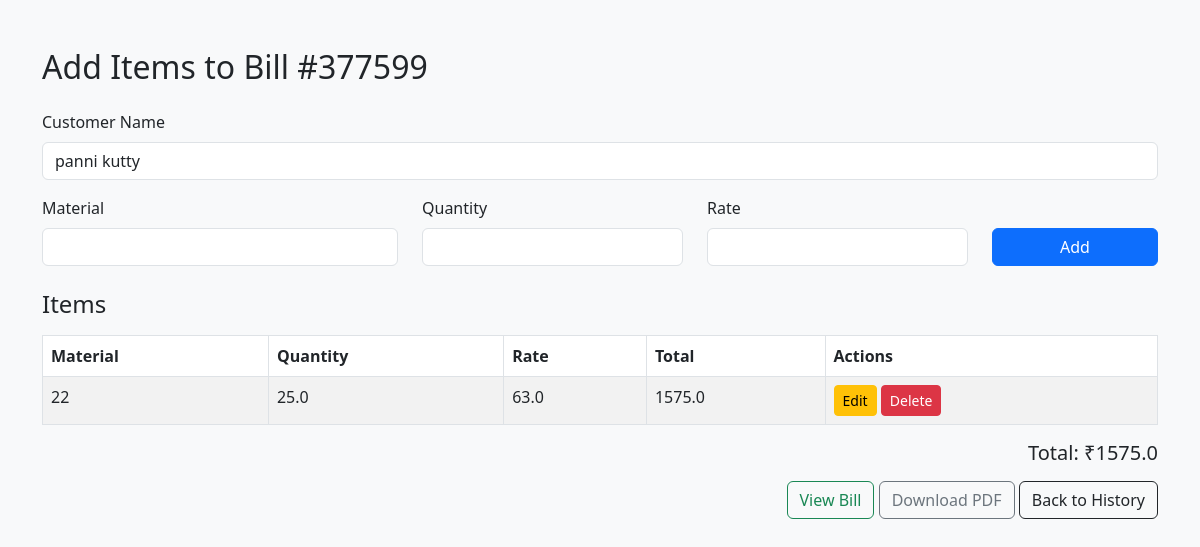
/add/6/, run on the app's committed database.
### myapp/models.py (models this page shows, shortened)
class Bill(models.Model):
    bill_number = models.CharField(max_length=6, unique=True, blank=True)
    customer_name = models.CharField(max_length=100)
    created_at = models.DateTimeField(auto_now_add=True)

class Item(models.Model):
    bill = models.ForeignKey(Bill, on_delete=models.CASCADE, related_name='items')
    material = models.CharField(max_length=255)
    quantity = models.FloatField()
    rate = models.FloatField()
    total = models.FloatField()

### myapp/views.py (the view, shortened to what this page needs)
# urls.py: path('add/<int:bill_id>/', views.add_item, name='add_item'),
def add_item(request, bill_id):
    bill = get_object_or_404(Bill, id=bill_id)
    items = Item.objects.filter(bill=bill)
    overall_total = sum(item.total for item in items)
    return render(request, 'add_item.html', {
        'bill': bill,
        'items': items,
        'overall_total': overall_total,
    })

### myapp/templates/add_item.html (shortened to what this page needs)
<!DOCTYPE html>
<html lang="en">
<head>
    <link rel="stylesheet" href="https://cdn.jsdelivr.net/npm/bootstrap@5.3.0/dist/css/bootstrap.min.css">
</head>
<body class="bg-light">
<div class="container mt-5">
    <h2 class="mb-4">Add Items to Bill #{{ bill.bill_number }}</h2>
    <form method="post" class="mb-4">
        <div class="mb-3">
            <label class="form-label">Customer Name</label>
            {% if bill.customer_name %}
                <input type="text" class="form-control" value="{{ bill.customer_name }}" readonly>
            {% else %}
                <input type="text" name="customer_name" class="form-control" required>
            {% endif %}
        </div>
        <div class="row mb-3">
            <div class="col-md-4">
                <label class="form-label">Material</label>
                <input type="text" name="material" class="form-control" required>
            </div>
            <div class="col-md-3">
                <label class="form-label">Quantity</label>
                <input type="number" step="0.01" name="quantity" class="form-control" required>
            </div>
            <div class="col-md-3">
                <label class="form-label">Rate</label>
                <input type="number" step="0.01" name="rate" class="form-control" required>
            </div>
            <div class="col-md-2 d-flex align-items-end">
                <button type="submit" class="btn btn-primary w-100">Add</button>
            </div>
        </div>
    </form>
    <h4 class="mb-3">Items</h4>
    {% if items %}
        <table class="table table-bordered table-striped">
            <thead>
            <tr>
                <th>Material</th>
                <th>Quantity</th>
                <th>Rate</th>
                <th>Total</th>
                <th>Actions</th>
            </tr>
            </thead>
            <tbody>
            {% for item in items %}
                <tr>
                    <td>{{ item.material }}</td>
                    <td>{{ item.quantity }}</td>
                    <td>{{ item.rate }}</td>
                    <td>{{ item.total }}</td>
                    <td>
                        <a href="{% url 'edit_item' item.id %}" class="btn btn-sm btn-warning">Edit</a>
                        <a href="{% url 'delete_item' item.id %}" class="btn btn-sm btn-danger">Delete</a>
                    </td>
                </tr>
            {% endfor %}
            </tbody>
        </table>
        <div class="text-end">
            <h5>Total: ₹{{ overall_total }}</h5>
        </div>
        <div class="text-end mt-3">
            <a href="{% url 'bill_view' bill.id %}" class="btn btn-outline-success">View Bill</a>
            <a href="{% url 'bill_pdf' bill.id %}" class="btn btn-outline-secondary">Download PDF</a>
            <a href="{% url 'history' %}" class="btn btn-outline-dark">Back to History</a>
        </div>
    {% else %}
        <p class="text-muted">No items added yet.</p>
    {% endif %}
</div>
</body>
</html>

### data on the page
Bill: bill_number "377599", customer_name "panni kutty"
Item: material "22", quantity "25.0", rate "63.0", total "1575.0"

### other printed values
{{ overall_total }} "1575.0"
